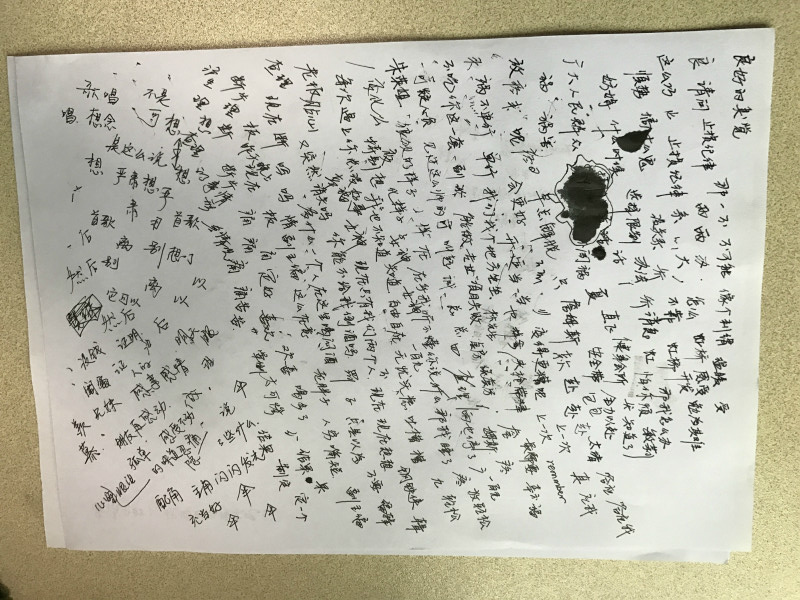
#> input picture image/IMG_0358_meitu_1.jpg, 800 x 600 px
$ python 'Chromatographic separation.py'   (Python 2 division)
#> lines starting #> are read from the running program, lines starting #| are printed output that depends on the picture
# -*- coding: utf-8 -*-
import cv2
import numpy as np

img = cv2.imread("../image/IMG_0358_meitu_1.jpg")
#> img is the input picture: shape (600, 800, 3); mean B, G, R 168.2, 182.9, 184.8

b = np.zeros((img.shape[0], img.shape[1]), dtype=img.dtype)
g = np.zeros((img.shape[0], img.shape[1]), dtype=img.dtype)
r = np.zeros((img.shape[0], img.shape[1]), dtype=img.dtype)

b[:, :] = img[:, :, 0]
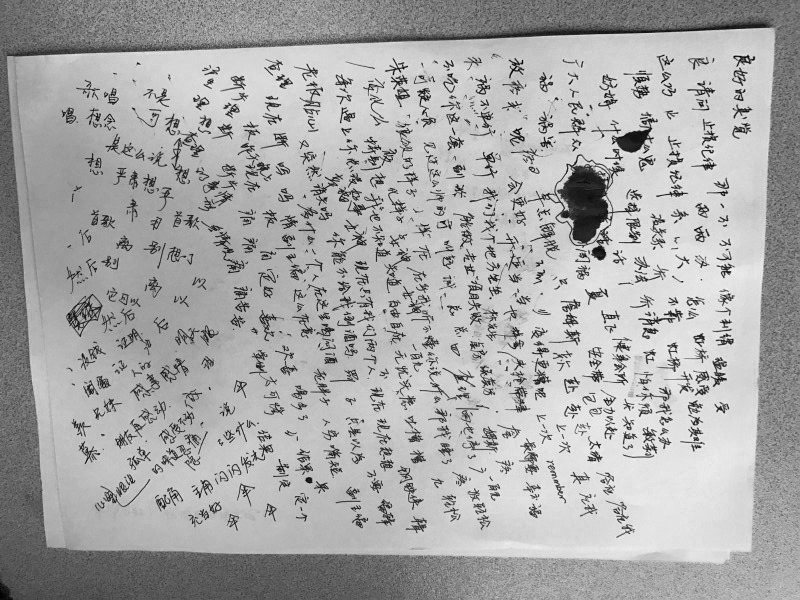
#> b: shape (600, 800); min 0, max 249, mean 168.2
g[:, :] = img[:, :, 1]
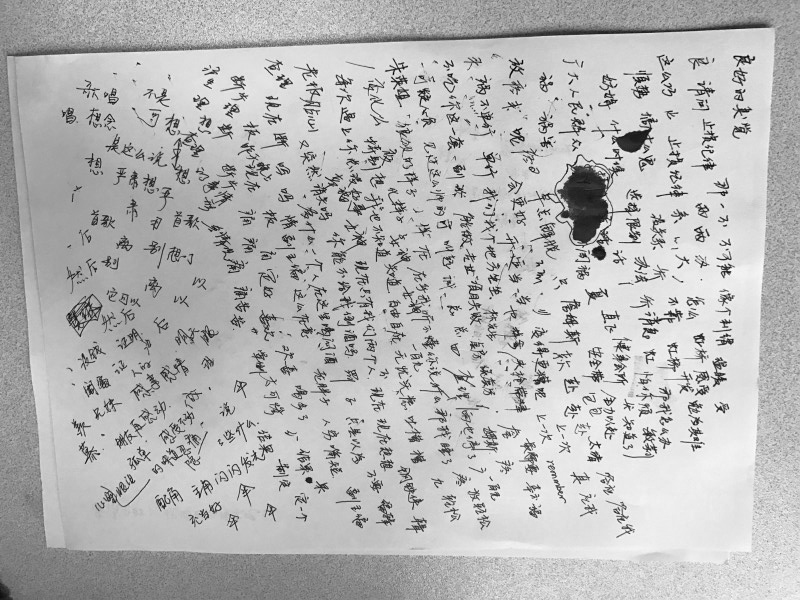
#> g: shape (600, 800); min 1, max 255, mean 182.9
r[:, :] = img[:, :, 2]

merged = cv2.merge([b, g, r])
print "Merge by OpenCV"
print merged.strides
#| (2400, 3, 1)
print merged
#> (printed output is left out)

mergedByNp = np.dstack([b, g, r])
print "Merge by NumPy "
print mergedByNp.strides
#| (2400, 3, 1)
print mergedByNp
#> (printed output is left out)

cv2.imshow("Merged", merged)
cv2.imshow("MergedByNp", merged)
cv2.imshow("Blue", b)
cv2.imshow("Red", r)
cv2.imshow("Green", g)
cv2.waitKey(0)
cv2.destroyAllWindows()

$ run again, with image/IMG_0358.JPG copied over image/IMG_0358_meitu_1.jpg
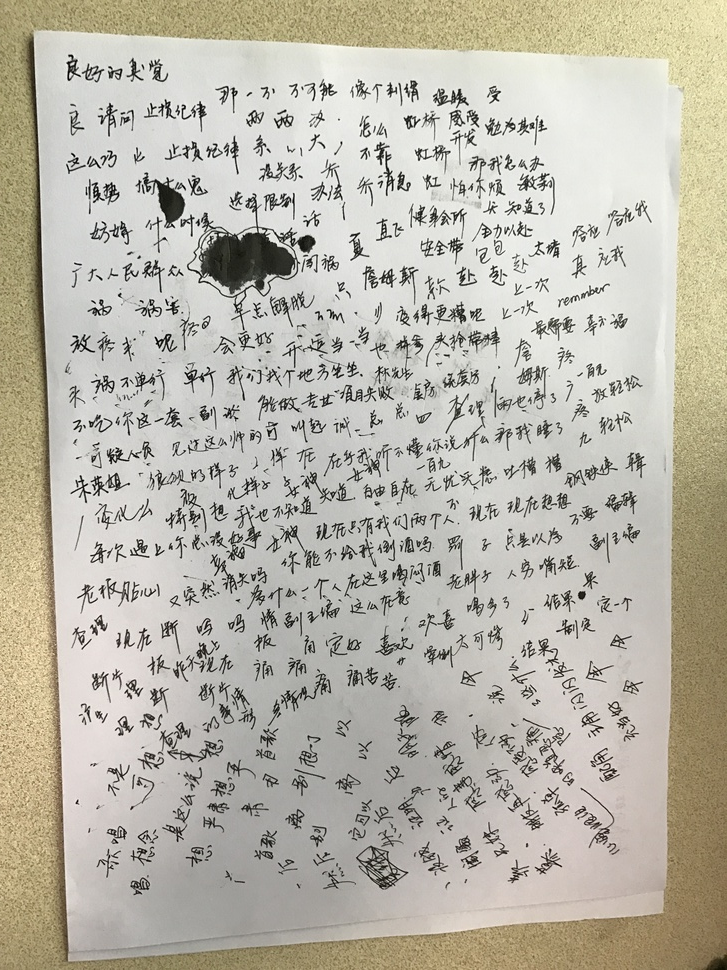
#> input picture image/IMG_0358.JPG, 727 x 970 px, shrunk from 3024 x 4032 before the run
#> img is the input picture: shape (970, 727, 3); mean B, G, R 170.3, 182.6, 186.5
#> `b[:, :] = img[:, :, 0]`:
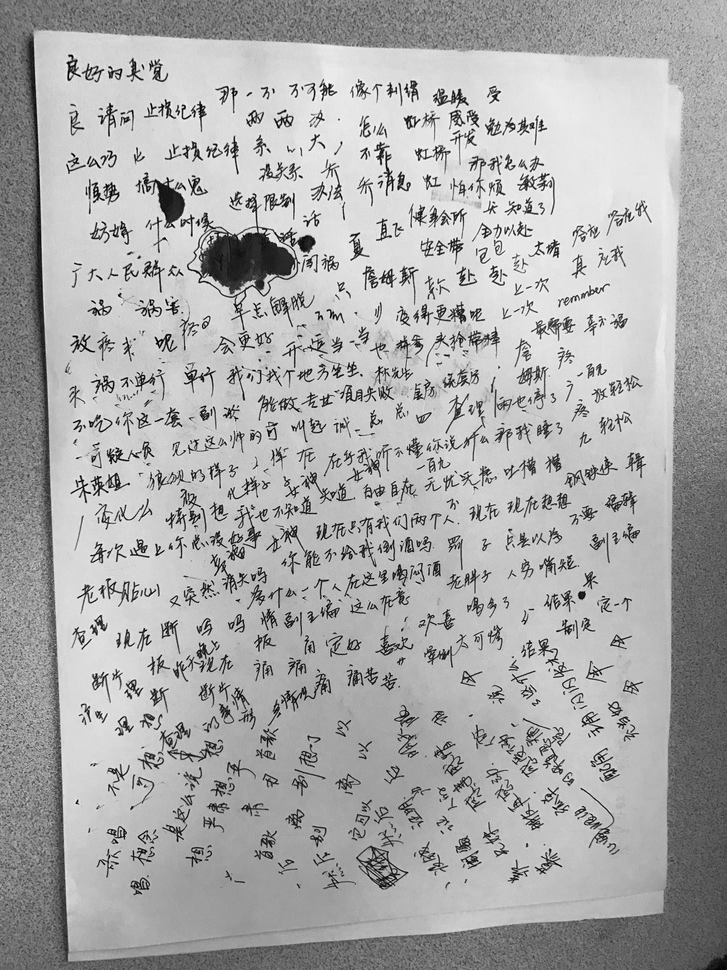
#> b: shape (970, 727); min 0, max 253, mean 170.3
#> `g[:, :] = img[:, :, 1]`:
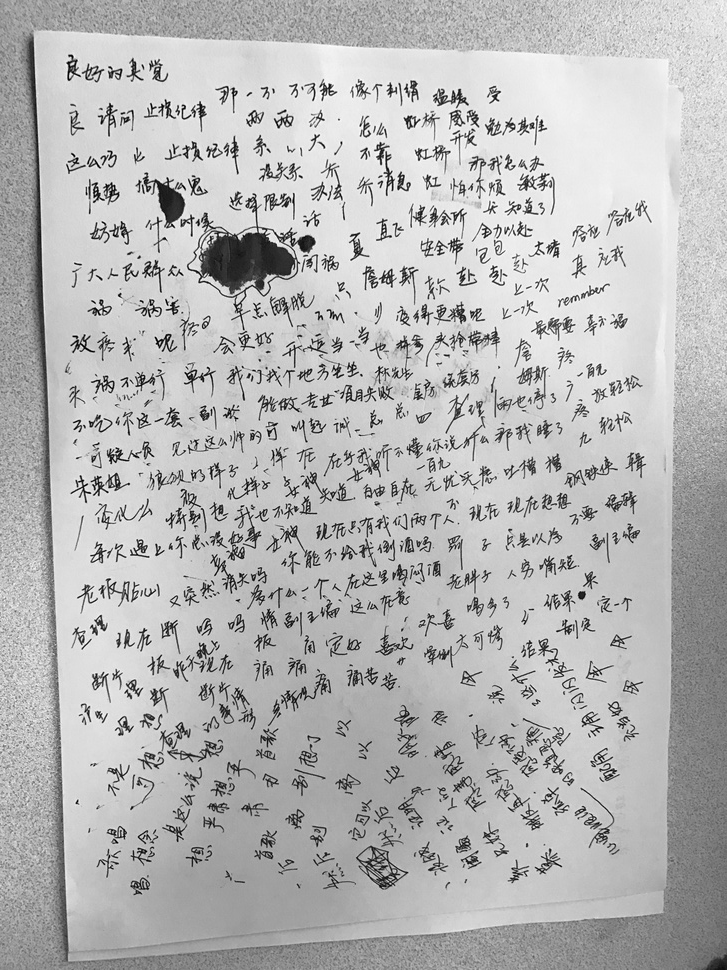
#> g: shape (970, 727); min 0, max 255, mean 182.6
#| (2181, 3, 1)
#> (printed output is left out)
#| (2181, 3, 1)
#> (printed output is left out)
